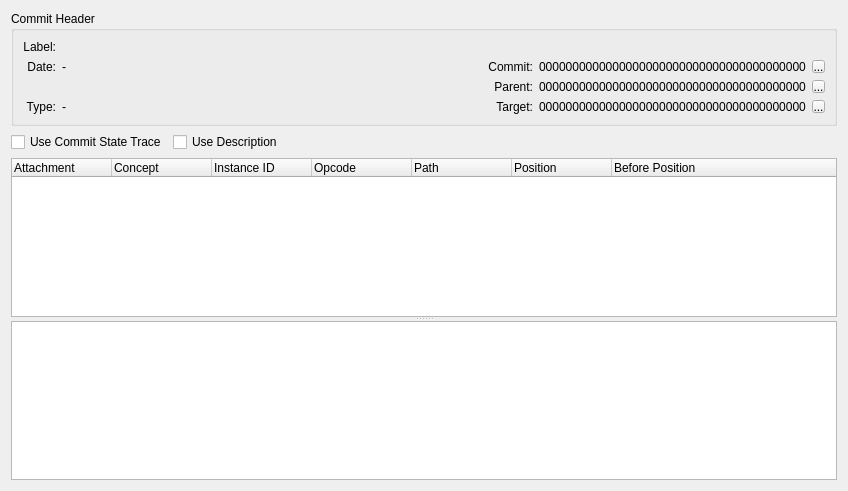
<?xml version="1.0" encoding="UTF-8"?>
<ui version="4.0">
 <class>DSCommitProgram</class>
 <widget class="QFrame" name="DSCommitProgram">
  <property name="geometry">
   <rect>
    <x>0</x>
    <y>0</y>
    <width>848</width>
    <height>491</height>
   </rect>
  </property>
  <property name="sizePolicy">
   <sizepolicy hsizetype="Preferred" vsizetype="Preferred">
    <horstretch>0</horstretch>
    <verstretch>0</verstretch>
   </sizepolicy>
  </property>
  <property name="windowTitle">
   <string>Frame</string>
  </property>
  <layout class="QVBoxLayout" name="verticalLayout">
   <item>
    <widget class="QGroupBox" name="groupBox">
     <property name="title">
      <string>Commit Header</string>
     </property>
     <layout class="QGridLayout" name="gridLayout">
      <item row="0" column="0">
       <widget class="QLabel" name="label">
        <property name="text">
         <string>Label:</string>
        </property>
        <property name="alignment">
         <set>Qt::AlignmentFlag::AlignRight|Qt::AlignmentFlag::AlignTrailing|Qt::AlignmentFlag::AlignVCenter</set>
        </property>
       </widget>
      </item>
      <item row="0" column="1" colspan="5">
       <widget class="QLabel" name="w_label_label">
        <property name="sizePolicy">
         <sizepolicy hsizetype="Expanding" vsizetype="Preferred">
          <horstretch>0</horstretch>
          <verstretch>0</verstretch>
         </sizepolicy>
        </property>
        <property name="text">
         <string/>
        </property>
       </widget>
      </item>
      <item row="1" column="0">
       <widget class="QLabel" name="label_3">
        <property name="text">
         <string>Date:</string>
        </property>
        <property name="alignment">
         <set>Qt::AlignmentFlag::AlignRight|Qt::AlignmentFlag::AlignTrailing|Qt::AlignmentFlag::AlignVCenter</set>
        </property>
       </widget>
      </item>
      <item row="1" column="1">
       <widget class="QLabel" name="w_date_label">
        <property name="sizePolicy">
         <sizepolicy hsizetype="Expanding" vsizetype="Preferred">
          <horstretch>10</horstretch>
          <verstretch>0</verstretch>
         </sizepolicy>
        </property>
        <property name="text">
         <string>-</string>
        </property>
       </widget>
      </item>
      <item row="1" column="2">
       <spacer name="horizontalSpacer_2">
        <property name="orientation">
         <enum>Qt::Orientation::Horizontal</enum>
        </property>
        <property name="sizeHint" stdset="0">
         <size>
          <width>3</width>
          <height>3</height>
         </size>
        </property>
       </spacer>
      </item>
      <item row="1" column="3">
       <widget class="QLabel" name="label_5">
        <property name="text">
         <string>Commit:</string>
        </property>
        <property name="alignment">
         <set>Qt::AlignmentFlag::AlignRight|Qt::AlignmentFlag::AlignTrailing|Qt::AlignmentFlag::AlignVCenter</set>
        </property>
       </widget>
      </item>
      <item row="1" column="4">
       <widget class="QLabel" name="w_commit_id_label">
        <property name="sizePolicy">
         <sizepolicy hsizetype="Preferred" vsizetype="Preferred">
          <horstretch>0</horstretch>
          <verstretch>0</verstretch>
         </sizepolicy>
        </property>
        <property name="text">
         <string>0000000000000000000000000000000000000000</string>
        </property>
       </widget>
      </item>
      <item row="1" column="5">
       <widget class="QToolButton" name="w_commit_id_copy_button">
        <property name="maximumSize">
         <size>
          <width>13</width>
          <height>13</height>
         </size>
        </property>
        <property name="text">
         <string>...</string>
        </property>
        <property name="icon">
         <iconset theme="QIcon::ThemeIcon::EditCopy"/>
        </property>
       </widget>
      </item>
      <item row="2" column="3">
       <widget class="QLabel" name="label_9">
        <property name="text">
         <string>Parent:</string>
        </property>
        <property name="alignment">
         <set>Qt::AlignmentFlag::AlignRight|Qt::AlignmentFlag::AlignTrailing|Qt::AlignmentFlag::AlignVCenter</set>
        </property>
       </widget>
      </item>
      <item row="2" column="4">
       <widget class="QLabel" name="w_parent_id_label">
        <property name="sizePolicy">
         <sizepolicy hsizetype="Preferred" vsizetype="Preferred">
          <horstretch>0</horstretch>
          <verstretch>0</verstretch>
         </sizepolicy>
        </property>
        <property name="text">
         <string>0000000000000000000000000000000000000000</string>
        </property>
       </widget>
      </item>
      <item row="2" column="5">
       <widget class="QToolButton" name="w_parent_id_copy_button">
        <property name="maximumSize">
         <size>
          <width>13</width>
          <height>13</height>
         </size>
        </property>
        <property name="text">
         <string>...</string>
        </property>
        <property name="icon">
         <iconset theme="QIcon::ThemeIcon::EditCopy"/>
        </property>
       </widget>
      </item>
      <item row="3" column="0">
       <widget class="QLabel" name="label_8">
        <property name="text">
         <string>Type:</string>
        </property>
        <property name="alignment">
         <set>Qt::AlignmentFlag::AlignRight|Qt::AlignmentFlag::AlignTrailing|Qt::AlignmentFlag::AlignVCenter</set>
        </property>
       </widget>
      </item>
      <item row="3" column="1">
       <widget class="QLabel" name="w_type_label">
        <property name="sizePolicy">
         <sizepolicy hsizetype="Expanding" vsizetype="Preferred">
          <horstretch>0</horstretch>
          <verstretch>0</verstretch>
         </sizepolicy>
        </property>
        <property name="text">
         <string>-</string>
        </property>
       </widget>
      </item>
      <item row="3" column="3">
       <widget class="QLabel" name="label_13">
        <property name="text">
         <string>Target:</string>
        </property>
        <property name="alignment">
         <set>Qt::AlignmentFlag::AlignRight|Qt::AlignmentFlag::AlignTrailing|Qt::AlignmentFlag::AlignVCenter</set>
        </property>
       </widget>
      </item>
      <item row="3" column="4">
       <widget class="QLabel" name="w_target_id_label">
        <property name="sizePolicy">
         <sizepolicy hsizetype="Expanding" vsizetype="Preferred">
          <horstretch>0</horstretch>
          <verstretch>0</verstretch>
         </sizepolicy>
        </property>
        <property name="text">
         <string>0000000000000000000000000000000000000000</string>
        </property>
       </widget>
      </item>
      <item row="3" column="5">
       <widget class="QToolButton" name="w_target_id_copy_button">
        <property name="maximumSize">
         <size>
          <width>13</width>
          <height>13</height>
         </size>
        </property>
        <property name="text">
         <string>...</string>
        </property>
        <property name="icon">
         <iconset theme="QIcon::ThemeIcon::EditCopy"/>
        </property>
       </widget>
      </item>
     </layout>
    </widget>
   </item>
   <item>
    <layout class="QHBoxLayout" name="horizontalLayout">
     <item>
      <widget class="QCheckBox" name="w_use_commit_state_trace_button">
       <property name="text">
        <string>Use Commit State Trace</string>
       </property>
      </widget>
     </item>
     <item>
      <widget class="QCheckBox" name="w_use_description_button">
       <property name="text">
        <string>Use Description</string>
       </property>
      </widget>
     </item>
     <item>
      <spacer name="horizontalSpacer">
       <property name="orientation">
        <enum>Qt::Orientation::Horizontal</enum>
       </property>
       <property name="sizeHint" stdset="0">
        <size>
         <width>40</width>
         <height>20</height>
        </size>
       </property>
      </spacer>
     </item>
    </layout>
   </item>
   <item>
    <widget class="QSplitter" name="splitter">
     <property name="orientation">
      <enum>Qt::Orientation::Vertical</enum>
     </property>
     <widget class="QTreeWidget" name="w_tree_widget">
      <property name="sizePolicy">
       <sizepolicy hsizetype="Expanding" vsizetype="Expanding">
        <horstretch>1</horstretch>
        <verstretch>0</verstretch>
       </sizepolicy>
      </property>
      <property name="alternatingRowColors">
       <bool>true</bool>
      </property>
      <column>
       <property name="text">
        <string>Attachment</string>
       </property>
      </column>
      <column>
       <property name="text">
        <string>Concept</string>
       </property>
      </column>
      <column>
       <property name="text">
        <string>Instance ID</string>
       </property>
      </column>
      <column>
       <property name="text">
        <string>Opcode</string>
       </property>
      </column>
      <column>
       <property name="text">
        <string>Path</string>
       </property>
      </column>
      <column>
       <property name="text">
        <string>Position</string>
       </property>
      </column>
      <column>
       <property name="text">
        <string>Before Position</string>
       </property>
      </column>
     </widget>
     <widget class="QTextEdit" name="w_text_edit">
      <property name="maximumSize">
       <size>
        <width>16777215</width>
        <height>16777215</height>
       </size>
      </property>
      <property name="undoRedoEnabled">
       <bool>false</bool>
      </property>
     </widget>
    </widget>
   </item>
  </layout>
 </widget>
 <resources/>
 <connections/>
</ui>
